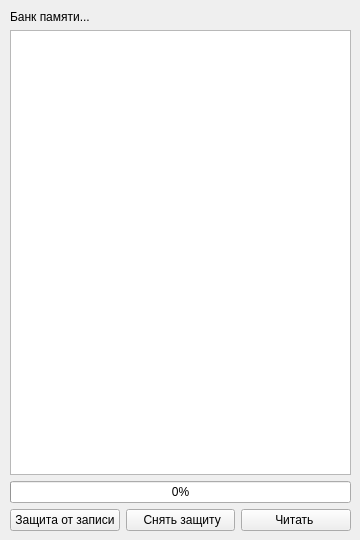
<?xml version="1.0" encoding="UTF-8"?>
<ui version="4.0">
 <class>memoryBank</class>
 <widget class="QWidget" name="memoryBank">
  <property name="geometry">
   <rect>
    <x>0</x>
    <y>0</y>
    <width>360</width>
    <height>540</height>
   </rect>
  </property>
  <property name="windowTitle">
   <string>Form</string>
  </property>
  <widget class="QWidget" name="verticalLayoutWidget">
   <property name="geometry">
    <rect>
     <x>10</x>
     <y>10</y>
     <width>341</width>
     <height>521</height>
    </rect>
   </property>
   <layout class="QVBoxLayout" name="verticalLayout">
    <item>
     <widget class="QLabel" name="memBankLabel">
      <property name="text">
       <string>Банк памяти...</string>
      </property>
     </widget>
    </item>
    <item>
     <widget class="QTableView" name="memBankTableView"/>
    </item>
    <item>
     <widget class="QProgressBar" name="progressBar">
      <property name="value">
       <number>0</number>
      </property>
      <property name="textVisible">
       <bool>true</bool>
      </property>
     </widget>
    </item>
    <item>
     <layout class="QHBoxLayout" name="horizontalLayout_28">
      <item>
       <widget class="QPushButton" name="memBankSetLockButton">
        <property name="text">
         <string>Защита от записи</string>
        </property>
       </widget>
      </item>
      <item>
       <widget class="QPushButton" name="memBankClrLockButton">
        <property name="text">
         <string> Снять защиту</string>
        </property>
       </widget>
      </item>
      <item>
       <widget class="QPushButton" name="memBankReadButton">
        <property name="text">
         <string>Читать </string>
        </property>
       </widget>
      </item>
     </layout>
    </item>
   </layout>
  </widget>
 </widget>
 <resources/>
 <connections/>
</ui>
